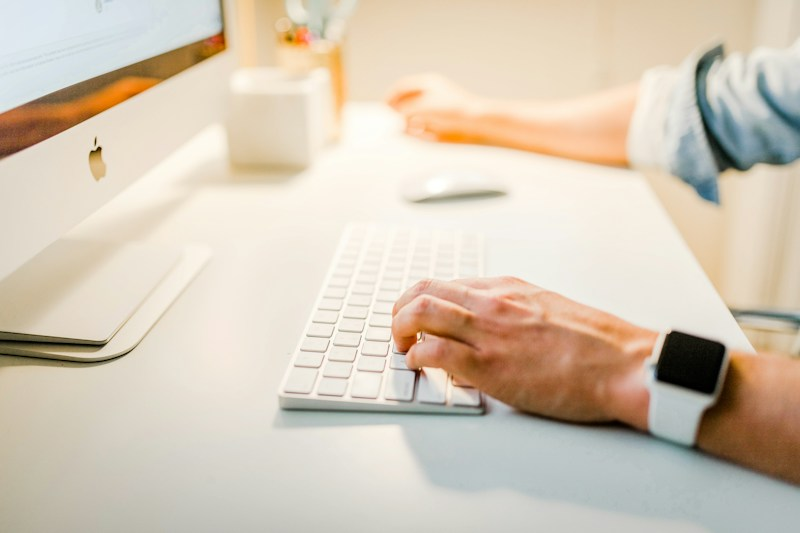
#> input picture sample_exp24_blackhat.jpg, 800 x 533 px
$ python program_24_morphological_blackhat.py
#> lines starting #> are read from the running program, lines starting #| are printed output that depends on the picture
"""
EXPERIMENT 24
Title: Morphological Black Hat Technique
Aim: To implement the Black Hat technique as a Morphological operation using OpenCV in Python.
"""

import cv2
import numpy as np
import os

image_path = "sample_exp24_blackhat.jpg"
if not os.path.exists(image_path):
    image_path = "sample.jpg"
    if not os.path.exists(image_path):
        image_path = "image.jpg"

# Read in grayscale mode
image = cv2.imread(image_path, cv2.IMREAD_GRAYSCALE)
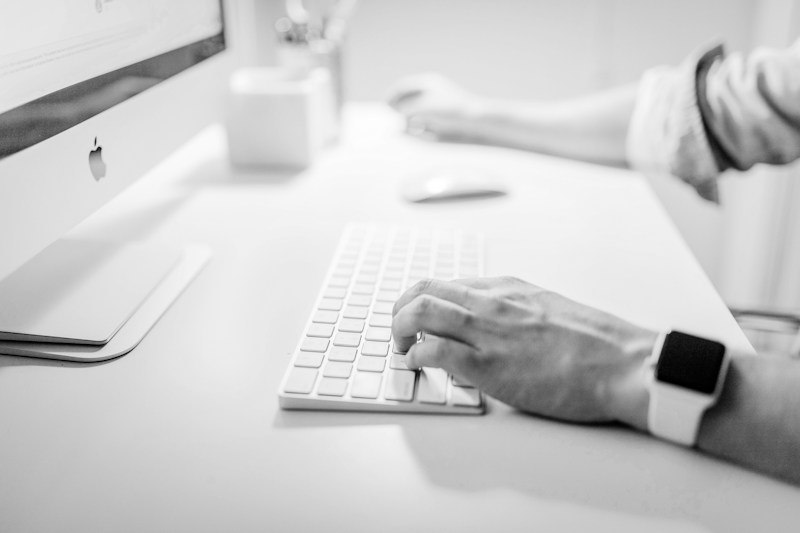
#> image: shape (533, 800); min 0, max 255, mean 202
if image is None:
    print(f"Error: Could not load image from {image_path}")
else:
    # Define rectangular structuring element (5x5)
    kernel = cv2.getStructuringElement(cv2.MORPH_RECT, (5, 5))

    # Apply Black Hat operation (Closed image minus Original: isolates dark local elements)
    blackhat = cv2.morphologyEx(image, cv2.MORPH_BLACKHAT, kernel)
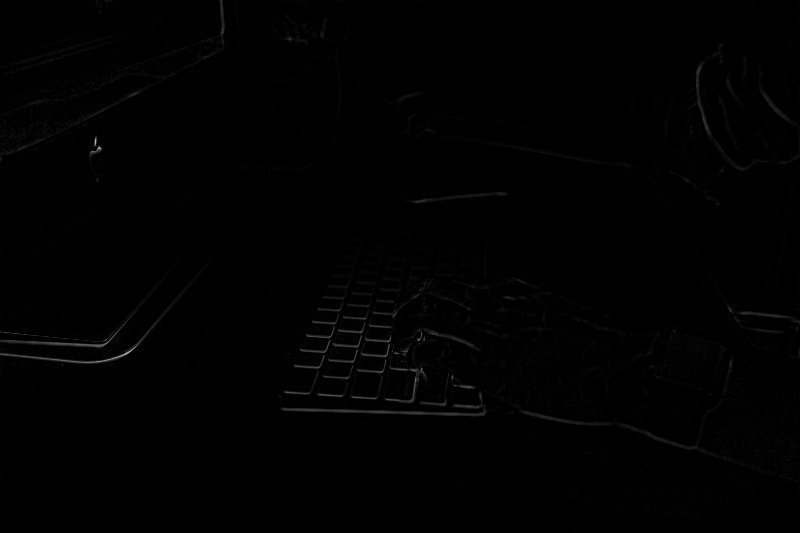
#> blackhat: shape (533, 800); min 0, max 188, mean 1.1

    cv2.imshow("Original Grayscale Image", image)
    cv2.imshow("Black Hat Image", blackhat)
    cv2.imwrite("blackhat_image.jpg", blackhat)
    cv2.waitKey(0)
    cv2.destroyAllWindows()
